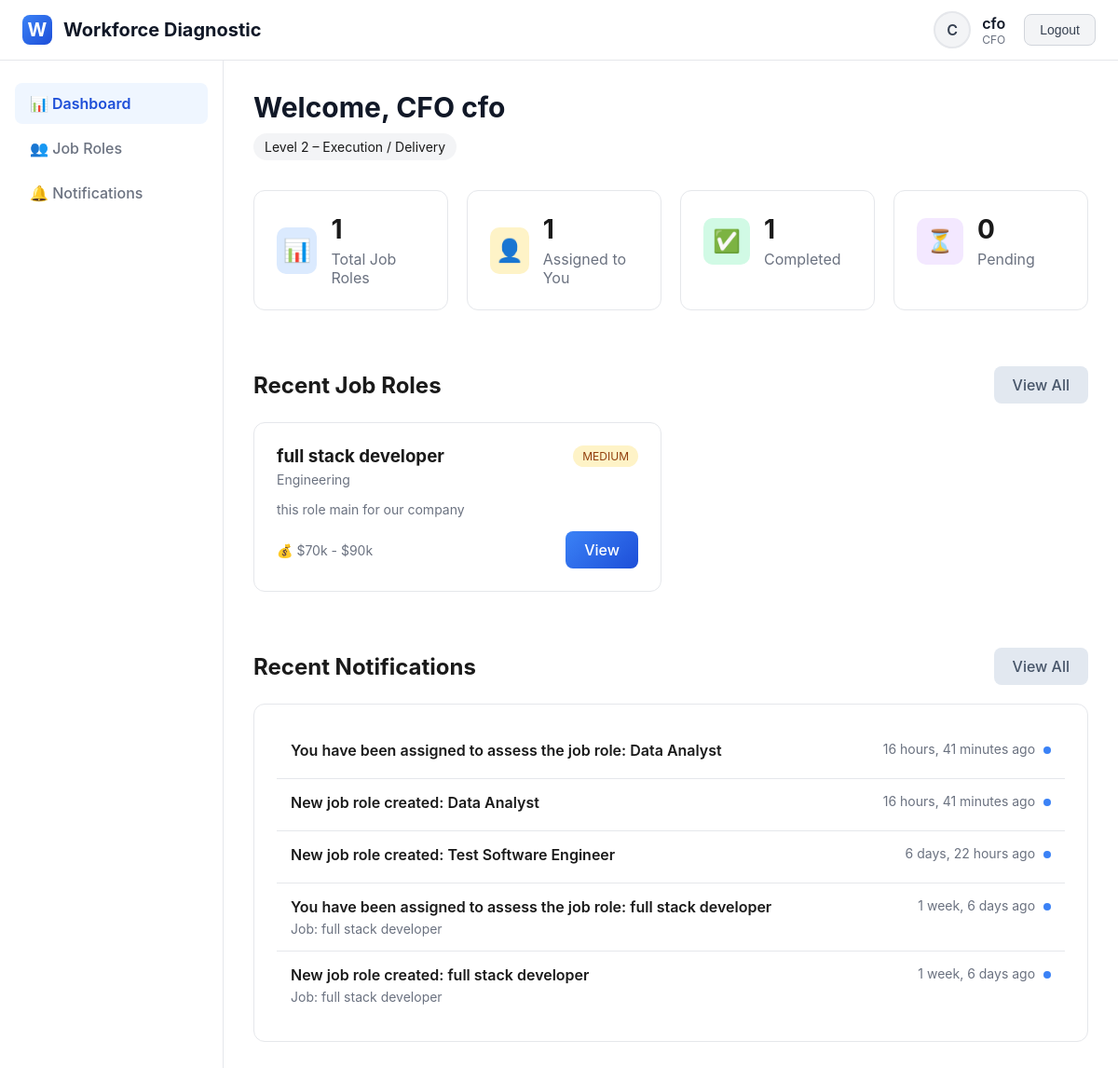
/dashboard/ (signed in), run on the app's committed database.
### diagnostic_app/models.py (models this page shows, shortened)
class User(AbstractUser):
    ROLE_CHOICES = [
        ('founder', 'Founder'),
        ('co_founder', 'Co-Founder'),
        ('ceo', 'CEO'),
        ('cfo', 'CFO'),
        ('cto', 'CTO / Tech Lead'),
        ('coo', 'COO'),
        ('project_head', 'Project Head / Team Lead'),
        ('hr_manager', 'HR Manager / People Operations'),
        ('recruiter', 'Recruiter'),
        ('hr_executive', 'HR Executive'),
    ]
    role = models.CharField(max_length=20, choices=ROLE_CHOICES)
    phone = models.CharField(max_length=15, blank=True)
    def get_level(self):
        level_map = {
            'founder': 1, 'co_founder': 1,
            'ceo': 2, 'cfo': 2,
            'cto': 2, 'coo': 2, 'project_head': 2,
            'hr_manager': 3, 'recruiter': 3, 'hr_executive': 3
        }
        return level_map.get(self.role, 0)
    def can_create_job_roles(self):
        return self.role in ['founder', 'co_founder']

class JobRole(models.Model):
    STATUS_CHOICES = [
        ('draft', 'Draft'),
        ('active', 'Active'),
        ('completed', 'Completed'),
        ('cancelled', 'Cancelled'),
    ]
    title = models.CharField(max_length=200)
    department = models.CharField(max_length=100)
    description = models.TextField()
    required_skills = models.TextField()
    experience_level = models.CharField(max_length=50)
    budget_range = models.CharField(max_length=100)
    urgency = models.CharField(max_length=20, choices=[
        ('low', 'Low'),
        ('medium', 'Medium'),
        ('high', 'High')
    ])
    created_by = models.ForeignKey(User, on_delete=models.CASCADE, related_name='created_jobs')
    created_at = models.DateTimeField(auto_now_add=True)
    status = models.CharField(max_length=20, choices=STATUS_CHOICES, default='draft')

class Notification(models.Model):
    user = models.ForeignKey(User, on_delete=models.CASCADE, related_name='notifications')
    message = models.TextField()
    job_role = models.ForeignKey(JobRole, on_delete=models.SET_NULL, null=True, blank=True)
    is_read = models.BooleanField(default=False)
    created_at = models.DateTimeField(auto_now_add=True)
    class Meta:
        ordering = ['-created_at']

### diagnostic_app/views.py (the view)
# urls.py: path('dashboard/', views.dashboard_view, name='dashboard'),
@login_required
def dashboard_view(request):
    if request.user.get_level() == 1:
        total_jobs = JobRole.objects.count()
        assigned_jobs = RoleAssignment.objects.filter(user=request.user).count()
    else:
        assigned_jobs = RoleAssignment.objects.filter(user=request.user).count()
        total_jobs = assigned_jobs
    completed = DiagnosticSubmission.objects.filter(user=request.user).count()
    pending = assigned_jobs - completed
    stats = {
        'total_jobs': total_jobs,
        'assigned_jobs': assigned_jobs,
        'completed': completed,
        'pending': pending,
        'completion_rate': round((completed / assigned_jobs * 100) if assigned_jobs > 0 else 0, 1)
    }
    if request.user.get_level() == 1:
        jobs = JobRole.objects.all().order_by('-created_at')[:6]
    else:
        assigned_job_ids = RoleAssignment.objects.filter(user=request.user).values_list('job_role_id', flat=True)
        jobs = JobRole.objects.filter(id__in=assigned_job_ids).order_by('-created_at')[:6]
    notifications = Notification.objects.filter(user=request.user, is_read=False).order_by('-created_at')[:5]
    recent_audit_logs = None
    if request.user.is_superuser or request.user.get_level() == 1:
        recent_audit_logs = AuditLog.objects.select_related('user').order_by('-created_at')[:5]
    context = {
        'stats': stats,
        'jobs': jobs,
        'notifications': notifications,
        'recent_audit_logs': recent_audit_logs,
        'user_level': request.user.get_level(),
    }
    return render(request, 'diagnostic_app/dashboard.html', context)

### diagnostic_app/templates/diagnostic_app/dashboard.html (shortened to what this page needs)
{% extends 'diagnostic_app/base.html' %}
{% block content %}
<div class="page-header">
    <h1>Welcome, {{ user.get_role_display }} {{ user.username }}</h1>
    <div style="display: flex; align-items: center; gap: 10px; margin-top: 10px;">
        <span style="padding: 6px 12px; background: #f3f4f6; border-radius: 20px; font-size: 14px;">
            Level {{ user.get_level }}
            {% if user.get_level == 1 %} – Strategic / Ownership
            {% elif user.get_level == 2 %} – Execution / Delivery
            {% else %} – HR / Operations Support
            {% endif %}
        </span>
    </div>
</div>
<div style="display: grid; grid-template-columns: repeat(auto-fit, minmax(200px, 1fr)); gap: 20px; margin-bottom: 40px;">
    <div class="card">
        <div style="display: flex; align-items: center; gap: 15px;">
            <div style="width: 50px; height: 50px; background: #dbeafe; border-radius: 10px; display: flex; align-items: center; justify-content: center; font-size: 24px;">
                📊
            </div>
            <div>
                <h3 style="font-size: 28px; margin-bottom: 5px;">{{ stats.total_jobs }}</h3>
                <p style="color: #6b7280;">Total Job Roles</p>
            </div>
        </div>
    </div>
    <div class="card">
        <div style="display: flex; align-items: center; gap: 15px;">
            <div style="width: 50px; height: 50px; background: #fef3c7; border-radius: 10px; display: flex; align-items: center; justify-content: center; font-size: 24px;">
                👤
            </div>
            <div>
                <h3 style="font-size: 28px; margin-bottom: 5px;">{{ stats.assigned_jobs }}</h3>
                <p style="color: #6b7280;">Assigned to You</p>
            </div>
        </div>
    </div>
    <div class="card">
        <div style="display: flex; align-items: center; gap: 15px;">
            <div style="width: 50px; height: 50px; background: #d1fae5; border-radius: 10px; display: flex; align-items: center; justify-content: center; font-size: 24px;">
                ✅
            </div>
            <div>
                <h3 style="font-size: 28px; margin-bottom: 5px;">{{ stats.completed }}</h3>
                <p style="color: #6b7280;">Completed</p>
            </div>
        </div>
    </div>
    <div class="card">
        <div style="display: flex; align-items: center; gap: 15px;">
            <div style="width: 50px; height: 50px; background: #f3e8ff; border-radius: 10px; display: flex; align-items: center; justify-content: center; font-size: 24px;">
                ⏳
            </div>
            <div>
                <h3 style="font-size: 28px; margin-bottom: 5px;">{{ stats.pending }}</h3>
                <p style="color: #6b7280;">Pending</p>
            </div>
        </div>
    </div>
</div>
<div style="margin-bottom: 40px;">
    <div style="display: flex; justify-content: space-between; align-items: center; margin-bottom: 20px;">
        <h2>Recent Job Roles</h2>
        <a href="{% url 'job_roles' %}" class="btn btn-secondary">View All</a>
    </div>
    {% if jobs %}
    <div style="display: grid; grid-template-columns: repeat(auto-fill, minmax(300px, 1fr)); gap: 20px;">
        {% for job in jobs %}
        <div class="card">
            <div style="display: flex; justify-content: space-between; align-items: flex-start; margin-bottom: 15px;">
                <div>
                    <h3 style="margin-bottom: 5px;">{{ job.title }}</h3>
                    <p style="color: #6b7280; font-size: 14px;">{{ job.department }}</p>
                </div>
                <span style="padding: 4px 10px; background:
                    {% if job.urgency == 'high' %}#fee2e2; color: #991b1b;
                    {% elif job.urgency == 'medium' %}#fef3c7; color: #92400e;
                    {% else %}#d1fae5; color: #065f46;
                    {% endif %}; border-radius: 20px; font-size: 12px;">
                    {{ job.urgency|upper }}
                </span>
            </div>
            <p style="color: #6b7280; font-size: 14px; margin-bottom: 15px;">
                {{ job.description|truncatewords:20 }}
            </p>
            <div style="display: flex; justify-content: space-between; align-items: center;">
                <div>
                    <span style="color: #6b7280; font-size: 14px;">💰 {{ job.budget_range }}</span>
                </div>
                <a href="{% url 'job_role_detail' job.id %}" class="btn btn-sm btn-primary">View</a>
            </div>
        </div>
        {% endfor %}
    </div>
    {% endif %}
</div>
<div>
    <div style="display: flex; justify-content: space-between; align-items: center; margin-bottom: 20px;">
        <h2>Recent Notifications</h2>
        <a href="{% url 'notifications' %}" class="btn btn-secondary">View All</a>
    </div>
    {% if notifications %}
    <div class="card">
        {% for notification in notifications %}
        <div style="padding: 15px; {% if not forloop.last %}border-bottom: 1px solid #e5e7eb;{% endif %}">
            <div style="display: flex; justify-content: space-between; align-items: flex-start;">
                <div style="flex: 1;">
                    <div style="font-weight: 600; margin-bottom: 5px;">{{ notification.message }}</div>
                    {% if notification.job_role %}
                    <div style="color: #6b7280; font-size: 14px;">Job: {{ notification.job_role.title }}</div>
                    {% endif %}
                </div>
                <div style="color: #6b7280; font-size: 14px; text-align: right;">
                    {{ notification.created_at|timesince }} ago
                    {% if not notification.is_read %}
                    <span style="display: inline-block; width: 8px; height: 8px; background: #3b82f6; border-radius: 50%; margin-left: 5px;"></span>
                    {% endif %}
                </div>
            </div>
        </div>
        {% endfor %}
    </div>
    {% else %}
    <div class="card">
        <p style="color: #6b7280; text-align: center; padding: 40px 0;">
            No new notifications.
        </p>
    </div>
    {% endif %}
</div>
{% endblock %}

### diagnostic_app/templates/diagnostic_app/base.html (shortened to what this page needs)
<!DOCTYPE html>
<html lang="en">
<head>
    {% load static %}
</head>
<body>
    {% if user.is_authenticated %}
    <div class="app-container">
        <header class="header">
            <div class="header-content">
                <a href="{% url 'dashboard' %}" class="logo">
                    <div class="logo-icon">W</div>
                    <span>Workforce Diagnostic</span>
                </a>
                <div class="user-menu">
                    <div class="user-info">
                        <div class="user-avatar">
                            {{ user.username|slice:":1"|upper }}
                        </div>
                        <div class="user-details">
                            <div class="user-name">{{ user.username }}</div>
                            <div class="user-role">{{ user.get_role_display }}</div>
                        </div>
                    </div>
                    <form method="post" action="{% url 'logout' %}">
                        <button type="submit" class="btn-logout">Logout</button>
                    </form>
                </div>
            </div>
        </header>
        <div class="main-content">
            <nav class="sidebar">
                <ul class="nav-menu">
                    <li class="nav-item">
                        <a href="{% url 'dashboard' %}" class="nav-link {% if request.path == '/dashboard/' %}active{% endif %}">
                            📊 Dashboard
                        </a>
                    </li>
                    <li class="nav-item">
                        <a href="{% url 'job_roles' %}" class="nav-link {% if '/job-roles' in request.path and request.path != '/job-roles/create/' %}active{% endif %}">
                            👥 Job Roles
                        </a>
                    </li>
                    <li class="nav-item">
                        <a href="{% url 'notifications' %}" class="nav-link {% if '/notifications' in request.path %}active{% endif %}">
                            🔔 Notifications
                        </a>
                    </li>
                </ul>
            </nav>
            <div class="content-wrapper">
                <div class="content">
                    {% block content %}{% endblock %}
                </div>
            </div>
        </div>
    </div>
    {% else %}
    {% block login_content %}{% endblock %}
    {% endif %}
</body>
</html>

### diagnostic_app/templates/diagnostic_app/base.html (style rules this page uses)
* { margin: 0; padding: 0; box-sizing: border-box; }
body { font-family: -apple-system, BlinkMacSystemFont, 'Segoe UI', Roboto, sans-serif; background: #ffffff; color: #1a1a1a; min-height: 100vh; }
.app-container { display: flex; flex-direction: column; min-height: 100vh; }
.header { background: #ffffff; border-bottom: 1px solid #e5e7eb; padding: 0 24px; box-shadow: 0 1px 3px rgba(0,0,0,0.05); }
.header-content { display: flex; align-items: center; justify-content: space-between; height: 64px; max-width: 1200px; margin: 0 auto; }
.logo { display: flex; align-items: center; gap: 12px; font-size: 20px; font-weight: 700; color: #111827; text-decoration: none; }
.logo-icon { width: 32px; height: 32px; background: linear-gradient(135deg, #3b82f6 0%, #1d4ed8 100%); border-radius: 8px; display: flex; align-items: center; justify-content: center; color: white; }
.user-menu { display: flex; align-items: center; gap: 20px; }
.user-info { display: flex; align-items: center; gap: 12px; }
.user-avatar { width: 40px; height: 40px; border-radius: 50%; background: #f3f4f6; display: flex; align-items: center; justify-content: center; font-weight: 600; color: #374151; border: 2px solid #e5e7eb; }
.user-details { text-align: right; }
.user-name { font-weight: 600; color: #111827; }
.user-role { font-size: 12px; color: #6b7280; }
.btn-logout { padding: 8px 16px; background: #f3f4f6; color: #374151; border: 1px solid #d1d5db; border-radius: 8px; font-size: 14px; font-weight: 500; cursor: pointer; transition: all 0.2s; }
.main-content { flex: 1; display: flex; }
.sidebar { width: 240px; background: #ffffff; border-right: 1px solid #e5e7eb; padding: 24px 0; }
.nav-menu { list-style: none; padding: 0 16px; }
.nav-item { margin-bottom: 4px; }
.nav-link { display: flex; align-items: center; gap: 12px; padding: 12px 16px; color: #6b7280; text-decoration: none; border-radius: 8px; transition: all 0.2s; font-weight: 500; }
.nav-link.active { background: #eff6ff; color: #1d4ed8; font-weight: 600; }
.content-wrapper { flex: 1; padding: 32px; background: #ffffff; }
.content { max-width: 1200px; margin: 0 auto; }
.page-header { margin-bottom: 32px; }
.page-header h1 { font-size: 30px; font-weight: 700; color: #111827; margin-bottom: 8px; }
.btn { padding: 10px 20px; border-radius: 8px; font-weight: 500; cursor: pointer; border: none; text-decoration: none; display: inline-flex; align-items: center; gap: 8px; transition: all 0.2s; }
.btn-primary { background: linear-gradient(135deg, #3b82f6 0%, #1d4ed8 100%); color: white; }
.btn-secondary { background: #e2e8f0; color: #475569; }
.card { background: #ffffff; border: 1px solid #e5e7eb; border-radius: 12px; padding: 24px; margin-bottom: 20px; }

### data on the page
User: username "C", username "cfo", role "CFO", get_level "2"
JobRole: title "full stack developer", department "Engineering", urgency "MEDIUM", description "this role main for our company", budget_range "$70k - $90k"
Notification: message "You have been assigned to assess the job role: Data Analyst", created_at "16 hours, 41 minutes", is_read False (drawn)
Notification: message "New job role created: Data Analyst", created_at "16 hours, 41 minutes", is_read False (drawn)
Notification: message "New job role created: Test Software Engineer", created_at "6 days, 22 hours", is_read False (drawn)
Notification: message "You have been assigned to assess the job role: full stack developer", job_role "full stack developer", created_at "1 week, 6 days", is_read False (drawn)
Notification: message "New job role created: full stack developer", job_role "full stack developer", created_at "1 week, 6 days", is_read False (drawn)

### other printed values
{{ stats.total_jobs }} "1"
{{ stats.assigned_jobs }} "1"
{{ stats.completed }} "1"
{{ stats.pending }} "0"
